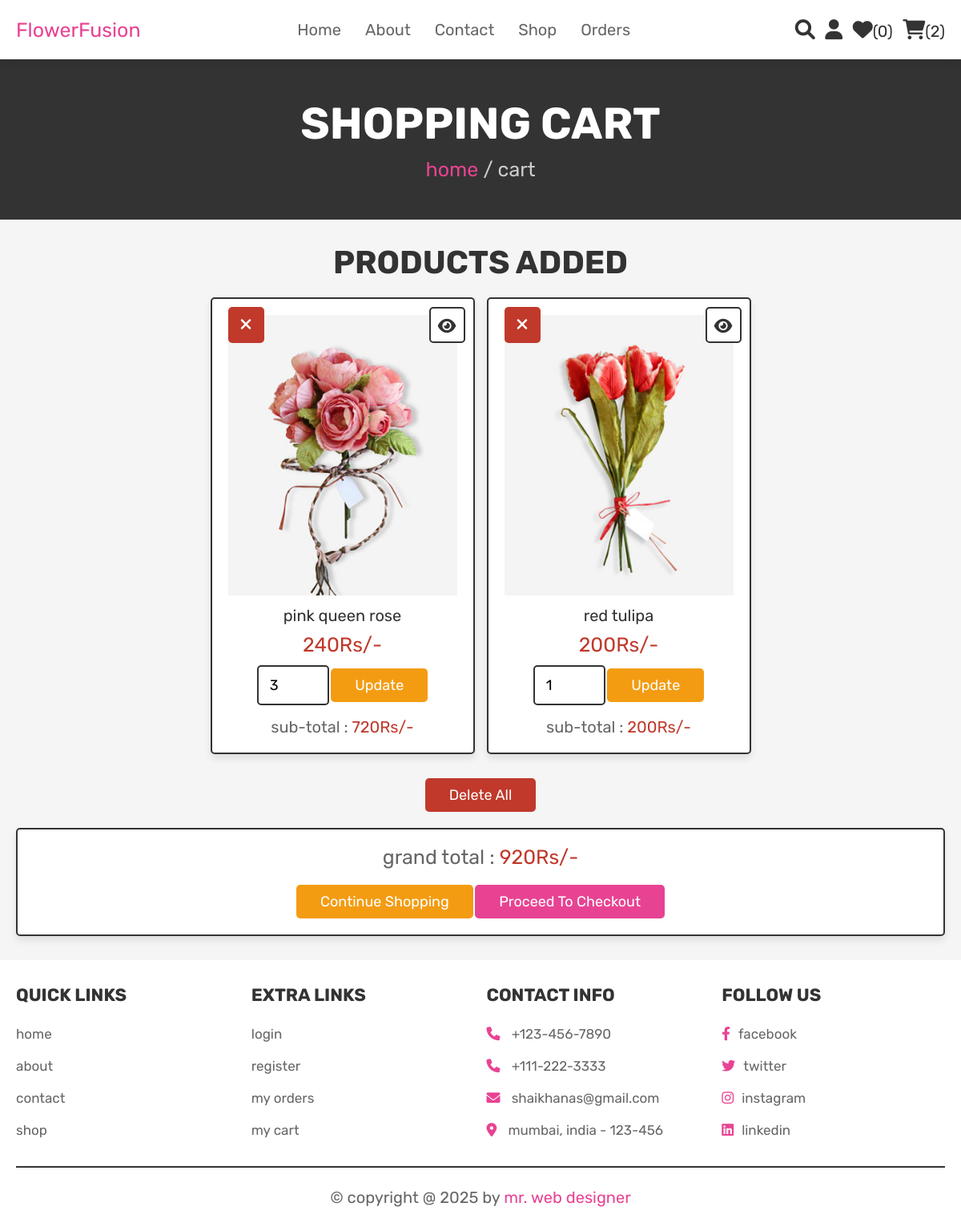
Screenshot of /cart.php (signed in) with the database file from the repository.
### tables this page shows
CREATE TABLE `cart` (
  `id` int(100) NOT NULL,
  `user_id` int(100) NOT NULL,
  `pid` int(100) NOT NULL,
  `name` varchar(100) NOT NULL,
  `price` int(100) NOT NULL,
  `quantity` int(100) NOT NULL,
  `image` varchar(100) NOT NULL
);

### cart.php (the view, shortened to what this page needs)
<?php
@include 'config.php';
$user_id = $_SESSION['user_id'];
?>
<!DOCTYPE html>
<html lang="en">
<head>
   <link rel="stylesheet" href="https://cdnjs.cloudflare.com/ajax/libs/font-awesome/6.0.0/css/all.min.css">
   <link rel="stylesheet" href="css/style.css">
</head>
<body>
<?php @include 'header.php'; ?>
<section class="heading">
    <h3>shopping cart</h3>
    <p> <a href="home.php">home</a> / cart </p>
</section>
<section class="shopping-cart">
    <h1 class="title">products added</h1>
    <div class="box-container">
    <?php
        $grand_total = 0;
        $select_cart = mysqli_query($conn, "SELECT * FROM `cart` WHERE user_id = '$user_id'") or die('query failed');
        if(mysqli_num_rows($select_cart) > 0){
            while($fetch_cart = mysqli_fetch_assoc($select_cart)){
    ?>
    <div  class="box">
        <a href="cart.php?delete=<?php echo $fetch_cart['id']; ?>" class="fas fa-times" onclick="return confirm('delete this from cart?');"></a>
        <a href="view_page.php?pid=<?php echo $fetch_cart['pid']; ?>" class="fas fa-eye"></a>
        <img src="uploaded_img/<?php echo $fetch_cart['image']; ?>" alt="" class="image">
        <div class="name"><?php echo $fetch_cart['name']; ?></div>
        <div class="price"><?php echo $fetch_cart['price']; ?>Rs/-</div>
        <form action="" method="post">
            <input type="number" min="1" value="<?php echo $fetch_cart['quantity']; ?>" name="cart_quantity" class="qty">
            <input type="submit" value="update" class="option-btn" name="update_quantity">
        </form>
        <div class="sub-total"> sub-total : <span><?php echo $sub_total = ($fetch_cart['price'] * $fetch_cart['quantity']); ?>Rs/-</span> </div>
    </div>
    <?php
    $grand_total += $sub_total;
        }
    }else{
        echo '<p class="empty">your cart is empty</p>';
    }
    ?>
    </div>
    <div class="more-btn">
        <a href="cart.php?delete_all" class="delete-btn <?php echo ($grand_total > 1)?'':'disabled' ?>" onclick="return confirm('delete all from cart?');">delete all</a>
    </div>
    <div class="cart-total">
        <p>grand total : <span><?php echo $grand_total; ?>Rs/-</span></p>
        <a href="shop.php" class="option-btn">continue shopping</a>
        <a href="checkout.php" class="btn  <?php echo ($grand_total > 1)?'':'disabled' ?>">proceed to checkout</a>
    </div>
</section>
<?php @include 'footer.php'; ?>
</body>
</html>

### css/style.css (style rules this page uses)
:root { --pink:#e84393; --red:#c0392b; --orange:#f39c12; --black:#333; --white:#fff; --light-color:#666; --light-white:#ccc; --light-bg:#f5f5f5; --border:.2rem solid var(--black); --box-shadow:0 .5rem 1rem rgba(0,0,0,.1); }
* { font-family: 'Rubik', sans-serif; margin:0; padding:0; box-sizing: border-box; outline: none; border:none; text-decoration: none; transition:all .2s linear; }
html { font-size: 62.5%; overflow-x: hidden; scroll-behavior: smooth; scroll-padding-top: 6.5rem; }
body { background: var(--light-bg); }
section { padding:3rem 2rem; }
.btn, .delete-btn, .option-btn { display: inline-block; border-radius: .5rem; margin-top: 1rem; font-size: 1.8rem; color:var(--white); cursor: pointer; padding:1rem 3rem; text-transform: capitalize; }
.btn { background-color: var(--pink); }
.delete-btn { background-color: var(--red); }
.option-btn { background-color: var(--orange); }
.more-btn { margin-top: 2rem; text-align: center; }
.heading { display: flex; flex-flow: column; align-items: center; justify-content: center; gap:1rem; background-color: var(--black); text-align: center; min-height: 25vh; }
.heading h3 { font-size: 5.5rem; color:var(--white); text-transform: uppercase; }
.heading p { font-size: 2.5rem; color:var(--light-white); }
.heading p a { color:var(--pink); }
.title { text-align: center; margin-bottom: 2rem; color:var(--black); text-transform: uppercase; font-size: 4rem; }
.shopping-cart .box-container { max-width: 1200px; margin:0 auto; display: grid; grid-template-columns: repeat(auto-fit, 33rem); gap:1.5rem; align-items: flex-start; justify-content: center; }
.shopping-cart .box-container .box { padding:2rem; text-align: center; background-color: var(--white); border:var(--border); box-shadow: var(--box-shadow); border-radius: .5rem; position: relative; }
.shopping-cart .box-container .box .image { height: 35rem; width: 100%; object-fit: cover; }
.shopping-cart .box-container .box .fa-eye, .shopping-cart .box-container .box .fa-times { position: absolute; top:1rem; height: 4.5rem; width: 4.5rem; line-height: 4.3rem; font-size: 2rem; border-radius: .5rem; }
.shopping-cart .box-container .box .fa-eye { right:1rem; border:var(--border); background-color: var(--white); color:var(--black); }
.shopping-cart .box-container .box .fa-times { background-color: var(--red); color:var(--white); }
.shopping-cart .box-container .box .name { font-size: 2rem; color:var(--black); margin:1rem 0; }
.shopping-cart .box-container .box .price { font-size: 2.5rem; color:var(--red); margin:.5rem 0; }
.shopping-cart .box-container .box .qty { width: 9rem; padding:1.2rem 1.4rem; border-radius: .5rem; border:var(--border); font-size: 1.8rem; }
.shopping-cart .box-container .box .sub-total { margin-top: 1.5rem; font-size: 2rem; color:var(--light-color); }
.shopping-cart .box-container .box .sub-total span { color:var(--red); }
.shopping-cart .cart-total { max-width: 1200px; margin:0 auto; padding:2rem; text-align: center; background-color: var(--white); border:var(--border); box-shadow: var(--box-shadow); border-radius: .5rem; margin-top: 2rem; }
.shopping-cart .cart-total p { font-size: 2.5rem; color:var(--light-color); margin-bottom: 1rem; }
.shopping-cart .cart-total p span { color:var(--red); }

### rows the page displays
cart: image (picture), name "pink queen rose", price "240", cart_quantity "3", $sub_total = ($fetch_cart['price'] * $fetch_cart['quantity']) "720"
cart: image (picture), name "red tulipa", price "200", cart_quantity "1"

### other values shown
$wishlist_num_rows "0"
$cart_num_rows "2"
$grand_total "920"
